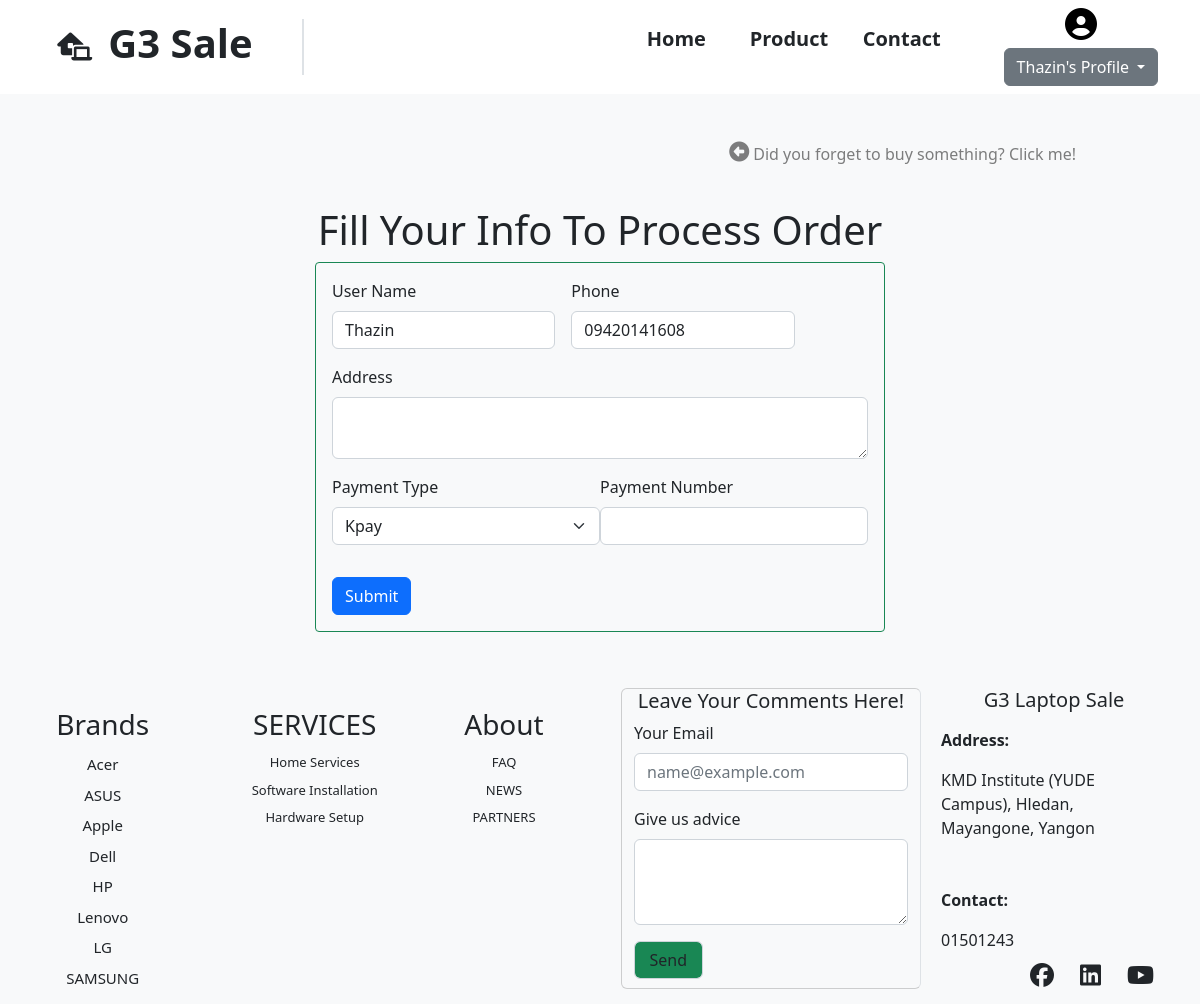
The app's page /user/submit-order.php (signed in) with its own data.
### tables this page shows
CREATE TABLE `users` (
  `id` bigint(225) NOT NULL,
  `username` varchar(50) NOT NULL,
  `email` varchar(30) NOT NULL,
  `password` varchar(255) NOT NULL,
  `phone` varchar(15) NOT NULL,
  `town` varchar(255) NOT NULL,
  `img` varchar(255) DEFAULT NULL,
  `role` varchar(30) NOT NULL,
  `created_at` timestamp NOT NULL DEFAULT current_timestamp()
);

CREATE TABLE `category` (
  `id` bigint(20) NOT NULL,
  `brand` varchar(225) NOT NULL,
  `img` varchar(255) NOT NULL
);

### user/submit-order.php (the view, shortened to what this page needs)
<?php
include '../connection.php';
if (!empty($_SESSION['User'])) {
    $user_name = $_SESSION['User'];
    $query = "select * from users where username='$user_name'";
    $go_query = mysqli_query($connection, $query);
    while ($out = mysqli_fetch_array($go_query)) {
        $user_name = $out['username'];
        $phone = $out['phone'];
    }
}
?>
<!DOCTYPE html>
<html lang="en">
<head>
    <link href="https://cdn.jsdelivr.net/npm/bootstrap@5.2.3/dist/css/bootstrap.min.css" rel="stylesheet"
>
    <link rel="stylesheet" href="https://cdnjs.cloudflare.com/ajax/libs/font-awesome/6.5.1/css/all.min.css"
 />
    <link rel="stylesheet" href="../style.css">
</head>
<body>
    <?php
    include '../layouts/user_header.php';
    ?>
    <div class=" d-flex col-11 justify-content-end align-content-center p-4  mt-2 ">
        <a href="./user_product.php" class="d-flex text-decoration-none text-black-50  ">
            <i class="fa-solid fa-circle-left fs-5 pt-3 me-1"></i>
            <p class=" pt-3">Did you forget to buy something? Click me!</p>
        </a>
    </div>
    <div class="container  mb-5">
        <h1 class="text-center text-capitalize">Fill your Info to Process Order</h1>
        <div class="row">
            <div class="col-md-6 offset-md-3 border  border-success p-3 rounded-1 ">
                <form action="submit.php" method="post">
                    <div class="d-flex mb-3">
                        <div class="me-3 col-5">
                            <label for="username" class="form-label">User Name</label>
                            <input type="text" value="<?php if (isset($user_name)) {
                                echo $user_name;
                            } ?>" name="username" class="form-control" required/>
                        </div>
                        <div class="me-3 col-5">
                            <label for="phone" class="form-label">Phone</label>
                            <input type="text" value="<?php if (isset($phone)) {
                                echo $phone;
                            } ?>" name="phone" class="form-control" required/>
                        </div>
                    </div>
                    <div class="mb-3 d-flex flex-column ">
                        <label for="address" class="form-label">Address</label>
                        <textarea name="address" class="form-control" required></textarea>
                    </div>
                    <div class="mb-3 d-flex ">
                        <div class="mb-3 col-6">
                            <label for="paymentType" class="form-label">Payment Type</label>
                            <select name="paymentType" class="form-select" required>
                                <option value="Kpay">Kpay</option>
                            </select>
                        </div>
                        <div class="mb-3 col-6">
                            <label for="payNo" class="form-label">Payment Number</label>
                            <input type="text" name="payNo" class="form-control" />
                        </div>
                    </div>
                    <input type="submit" name="submit" value="Submit" class="btn btn-primary" />
                </form>
            </div>
        </div>
    </div>
    <div class="mt-3">
        <?php
        include '../layouts/user_footer.php';
        ?>
    </div>
</body>
</html>

### layouts/user_footer.php (shortened to what this page needs)
<?php
include '../connection.php';
?>
<!DOCTYPE html>
<html lang="en">
<head>
    <link href="https://cdn.jsdelivr.net/npm/bootstrap@5.2.3/dist/css/bootstrap.min.css" rel="stylesheet"
>
    <link rel="stylesheet" href="https://cdnjs.cloudflare.com/ajax/libs/font-awesome/6.5.1/css/all.min.css"
 />
    <link rel="stylesheet" href="../style.css">
</head>
<body>
    <section>
        <div class="container-fluid">
            <div class="row">
                <div class="col-6 ">
                    <div class="row mt-3 ">
                        <button type="button" class="btn " data-bs-toggle="modal" data-bs-target="#exampleModal">
                            <div class="d-flex justify-content-around">
                                <div class="me-3">
                                    <div class="fs-3 text-center">
                                        Brands
                                    </div>
                                    <div class="mt-2">
                                        <?php
                                        $products = mysqli_query($connection, "SELECT * FROM category");
                                        foreach ($products as $pdt):
                                            ?>
                                            <div class="mb-2" style="font-size: 15px;">
                                                <?php echo $pdt["brand"]; ?>
                                            </div>
                                        <?php endforeach; ?>
                                    </div>
                                </div>
                                <div>
                                    <div class="fs-3 text-center">
                                        SERVICES
                                    </div>
                                    <div class="mt-2">
                                        <ul class="list-unstyled" style="font-size: 13px;">
                                            <li class=" mb-2">Home Services</li>
                                            <li class=" mb-2">Software Installation</li>
                                            <li class=" mb-2">Hardware Setup</li>
                                        </ul>
                                    </div>
                                </div>
                                <div>
                                    <div class="fs-3 text-center">
                                        About
                                    </div>
                                    <div class="mt-2">
                                        <ul class="list-unstyled" style="font-size: 13px;">
                                            <li class=" mb-2">FAQ</li>
                                            <li class=" mb-2">NEWS</li>
                                            <li class=" mb-2">PARTNERS</li>
                                        </ul>
                                    </div>
                                </div>
                            </div>
                        </button>
                    </div>
                </div>
                <div class="col-6 ">
                    <div class="row d-flex justify-content-center mt-2">
                        <div class="col-lg-6 col-sm-10 card border-end bg-transparent me-2 mb-2">
                            <form action="" method="post">
                                <h3 class="text-center fs-5 ">Leave Your Comments Here!</h3>
                                <div class="mb-3">
                                    <label for="exampleFormControlInput1" class="form-label">Your Email</label>
                                    <input type="email" class="form-control" id="exampleFormControlInput1"
                                        name="adviceMail" placeholder="name@example.com" required>
                                </div>
                                <div class="mb-3">
                                    <label for="exampleFormControlTextarea1" class="form-label">Give us advice</label>
                                    <textarea class="form-control" id="exampleFormControlTextarea1" rows="3"
                                        name="adviceText" required></textarea>
                                </div>
                                <button type="submit" class="form-control w-25 bg-success"
                                    name="adviceSend">Send</button>
                            </form>
                        </div>
                        <div class="col-lg-5 col-sm-10">
                            <h2 class="text-center mb-3 fs-5 ">G3 Laptop Sale</h2>
                            <div class="mb-5"><strong>Address:</strong> <div class="mt-3">KMD Institute (YUDE Campus), Hledan, Mayangone, Yangon</div>
                            </div>
                            <div class="mb-1"><strong>Contact:</strong> <div class="mt-3">01501243</div>
                            </div>
                            <div class=" d-flex justify-content-end">
                                <button type="button" class="btn " data-bs-toggle="tooltip" data-bs-placement="bottom"
                                    title="Facebook">
                                    <a href="https://en.wikipedia.org/wiki/Main_Page" target="_blank"> <i
                                            class="fa-brands fa-facebook fs-4 text-dark"></i></a>
                                </button>
                                <button type="button" class="btn " data-bs-toggle="tooltip" data-bs-placement="bottom"
                                    title="LinkIn">
                                    <a href=" https://liquipedia.net/dota2/Main_Page " target="_blank"><i
                                            class="fa-brands fa-linkedin fs-4 text-dark"></i></a>
                                </button>
                                <button type="button" class="btn " data-bs-toggle="tooltip" data-bs-placement="bottom"
                                    title="Youtube">
                                    <a href="https://youtu.be/SLqJvzCf2Pg?t=78" target="_blank"><i
                                            class="fa-brands fa-youtube fs-4 text-dark"></i></a>
                                </button>
                            </div>
                        </div>
                    </div>
                </div>
            </div>
        </div>
    </section>
</body>
</html>

### style.css (style rules this page uses)
* { margin: 0; padding: 0; }

### records on screen
users: username "Thazin", phone "09420141608"
category: brand "Acer"
category: brand "ASUS"
category: brand "Apple"
category: brand "Dell"
category: brand "HP"
category: brand "Lenovo"
category: brand "LG"
category: brand "SAMSUNG"

### other values on screen
$_SESSION['User'] "Thazin"
